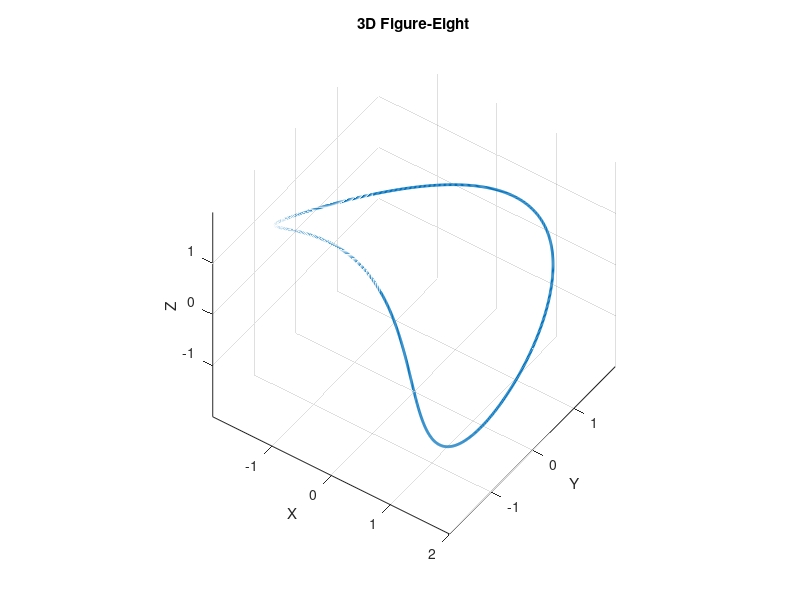

Source code (MATLAB):
clear;

% Define the parameters
t = linspace(0, 2*pi, 1000); % Parameter t, defining the curve

% 3D Lemniscate of Bernoulli equations
a = 2; % Scale factor, adjust as needed for size
x = a * cos(t);
y = a * sin(2*t) / 2;
z = a * sin(t);

% Plotting the 3D figure-eight
plot3(x, y, z, 'LineWidth', 2);
grid on; % Turn on the grid for better visualization
xlabel('X');
ylabel('Y');
zlabel('Z');
title('3D Figure-Eight');
axis equal; % Ensure equal scaling for visual accuracy

% View adjustment for better 3D perception
view(35, 45); % Adjust the viewing angle for better perception of 3D shape
